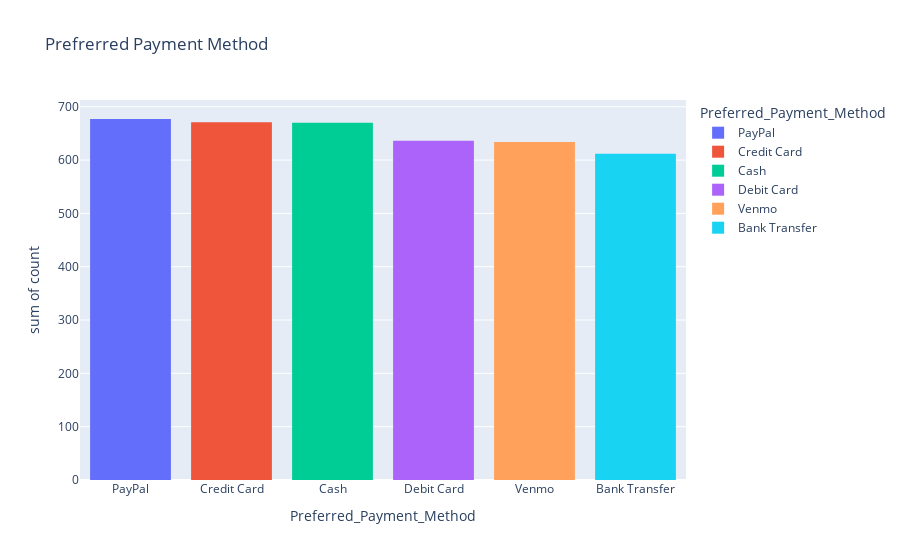

The cell this chart's notebook holds for it:
### Code cell
Preferred_Payment_Method=df['Preferred_Payment_Method'].value_counts().reset_index()
Preferred_Payment_Method.columns=['Preferred_Payment_Method','count']
fig=px.histogram(Preferred_Payment_Method,x='Preferred_Payment_Method',y='count',title='Prefrerred Payment Method',color='Preferred_Payment_Method')
fig.show()

### Figure 1 — Plotly figure (JSON) as saved in the notebook; plotly's stock layout.template omitted (floating-point values rounded to 4 significant figures)
{"data": [{"bingroup": "x", "histfunc": "sum", "hovertemplate": "Preferred_Payment_Method=%{x}<br>sum of count=%{y}<extra></extra>", "legendgroup": "PayPal", "marker": {"color": "#636efa", "pattern": {"shape": ""}}, "name": "PayPal", "orientation": "v", "showlegend": true, "type": "histogram", "x": ["PayPal"], "xaxis": "x", "y": [677], "yaxis": "y"}, {"bingroup": "x", "histfunc": "sum", "hovertemplate": "Preferred_Payment_Method=%{x}<br>sum of count=%{y}<extra></extra>", "legendgroup": "Credit Card", "marker": {"color": "#EF553B", "pattern": {"shape": ""}}, "name": "Credit Card", "orientation": "v", "showlegend": true, "type": "histogram", "x": ["Credit Card"], "xaxis": "x", "y": [671], "yaxis": "y"}, {"bingroup": "x", "histfunc": "sum", "hovertemplate": "Preferred_Payment_Method=%{x}<br>sum of count=%{y}<extra></extra>", "legendgroup": "Cash", "marker": {"color": "#00cc96", "pattern": {"shape": ""}}, "name": "Cash", "orientation": "v", "showlegend": true, "type": "histogram", "x": ["Cash"], "xaxis": "x", "y": [670], "yaxis": "y"}, {"bingroup": "x", "histfunc": "sum", "hovertemplate": "Preferred_Payment_Method=%{x}<br>sum of count=%{y}<extra></extra>", "legendgroup": "Debit Card", "marker": {"color": "#ab63fa", "pattern": {"shape": ""}}, "name": "Debit Card", "orientation": "v", "showlegend": true, "type": "histogram", "x": ["Debit Card"], "xaxis": "x", "y": [636], "yaxis": "y"}, {"bingroup": "x", "histfunc": "sum", "hovertemplate": "Preferred_Payment_Method=%{x}<br>sum of count=%{y}<extra></extra>", "legendgroup": "Venmo", "marker": {"color": "#FFA15A", "pattern": {"shape": ""}}, "name": "Venmo", "orientation": "v", "showlegend": true, "type": "histogram", "x": ["Venmo"], "xaxis": "x", "y": [634], "yaxis": "y"}, {"bingroup": "x", "histfunc": "sum", "hovertemplate": "Preferred_Payment_Method=%{x}<br>sum of count=%{y}<extra></extra>", "legendgroup": "Bank Transfer", "marker": {"color": "#19d3f3", "pattern": {"shape": ""}}, "name": "Bank Transfer", "orientation": "v", "showlegend": true, "type": "histogram", "x": ["Bank Transfer"], "xaxis": "x", "y": [612], "yaxis": "y"}], "layout": {"barmode": "relative", "legend": {"title": {"text": "Preferred_Payment_Method"}, "tracegroupgap": 0}, "title": {"text": "Prefrerred Payment Method"}, "xaxis": {"anchor": "y", "categoryarray": ["PayPal", "Credit Card", "Cash", "Debit Card", "Venmo", "Bank Transfer"], "categoryorder": "array", "domain": [0, 1], "title": {"text": "Preferred_Payment_Method"}}, "yaxis": {"anchor": "x", "domain": [0, 1], "title": {"text": "sum of count"}}}}
